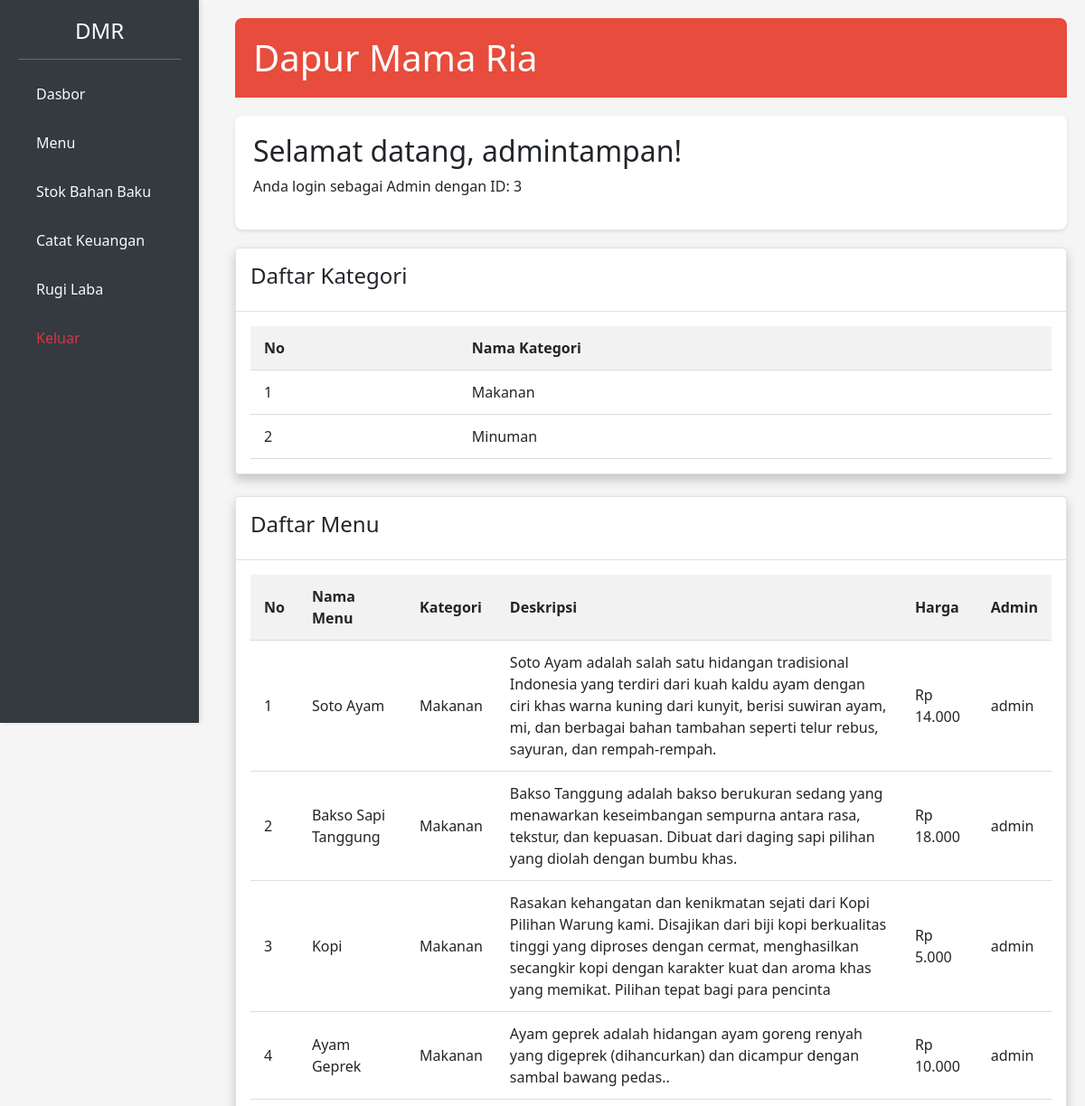
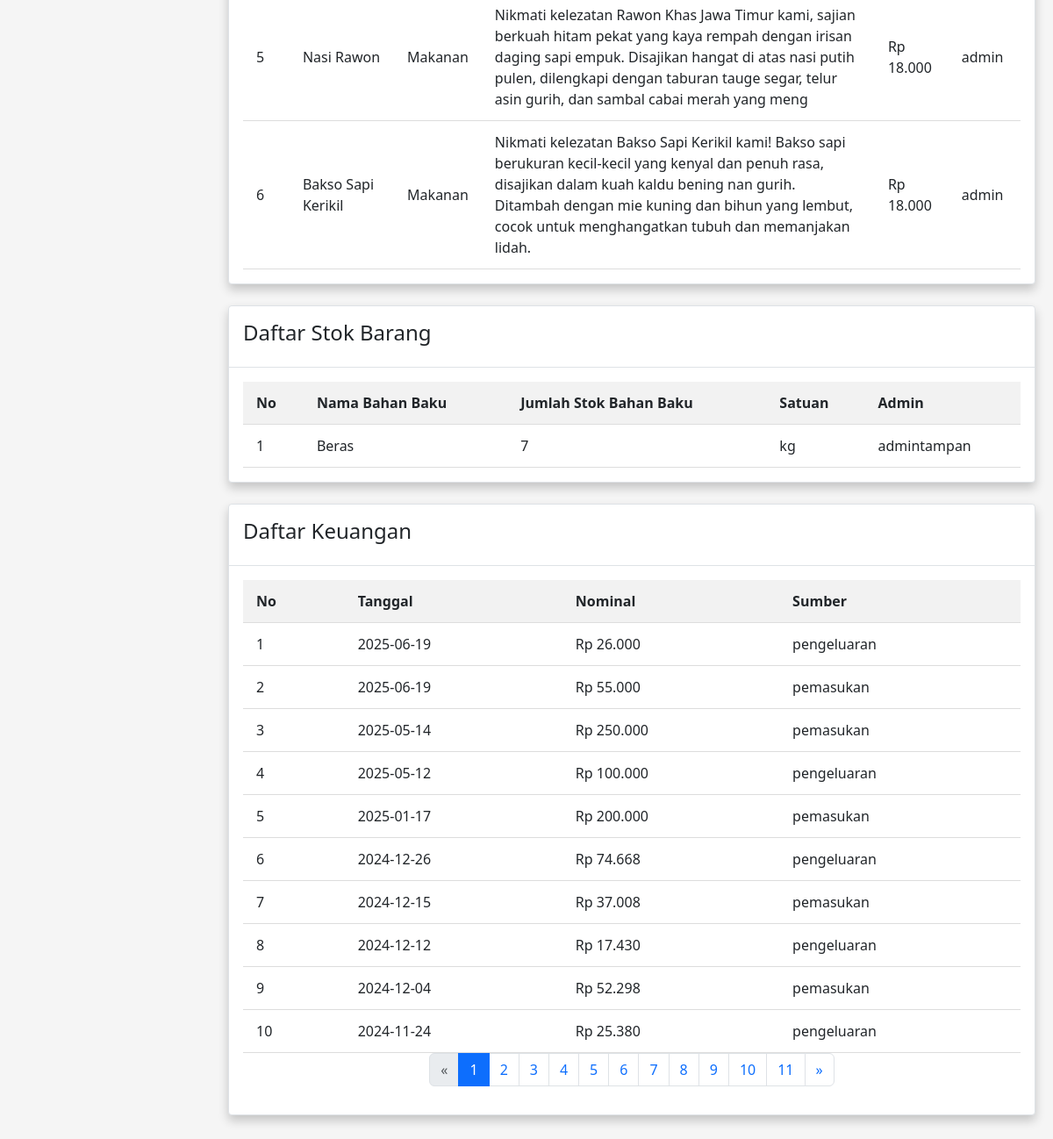
Screenshot of /Dapur/admin-page/pages/dashboard.php (signed in) with the database file from the repository (2 pictures, top to bottom).
### tables this page shows
CREATE TABLE `kategori` (
  `id` int(11) NOT NULL,
  `nama` enum('Makanan','Minuman') DEFAULT NULL
);

CREATE TABLE `menu` (
  `id` int(11) NOT NULL,
  `admin_id` int(11) NOT NULL,
  `nama_menu` varchar(255) NOT NULL,
  `kategori_id` int(11) NOT NULL,
  `deskripsi` varchar(255) NOT NULL,
  `harga` int(11) NOT NULL,
  `images` varchar(100) NOT NULL
);

CREATE TABLE `stok` (
  `id` int(11) NOT NULL,
  `admin_id` int(11) NOT NULL,
  `nama_barang` varchar(255) NOT NULL,
  `jumlah` int(11) NOT NULL,
  `satuan` enum('kg','buah','butir','gram','ml','liter') NOT NULL
);

CREATE TABLE `keuangan` (
  `id` int(11) NOT NULL,
  `admin_id` int(11) NOT NULL,
  `sumber` varchar(255) NOT NULL,
  `nominal` int(11) NOT NULL,
  `tanggal` date DEFAULT curdate()
);

### Dapur/admin-page/pages/dashboard.php (the view, shortened to what this page needs)
<?php
include "../includes/header.php";
include "../includes/sidebar.php";
include "../includes/footer.php";
$admin_id = $_SESSION['admin_id'];
$admin_nama = $_SESSION['admin_nama'];
$query_kategori_list = "SELECT * FROM kategori ORDER BY id ASC";
$result_kategori = mysqli_query($koneksi, $query_kategori_list);
function build_pagination_url($page_param, $page_value) {
    $params = $_GET;
    $params[$page_param] = $page_value;
    return '?' . http_build_query($params);
}
?>
<!DOCTYPE html>
<html lang="id">
<head>
    <link rel="stylesheet" href="../css/pt2.css">
</head>
<body>
    <div class="container">
        <div class="header">
            <h1>Dapur Mama Ria</h1>
        </div>
        <div class="welcome">
            <h2>Selamat datang, <?php echo htmlspecialchars($admin_nama); ?>!</h2>
            <p>Anda login sebagai Admin dengan ID: <?php echo $admin_id; ?></p>
        </div>
        <div class="card">
            <div class="card-header">
                <h4>Daftar Kategori</h4>
            </div>
            <div class="card-body">
                <div class="table-container">
                    <table>
                        <thead>
                            <tr>
                                <th>No</th>
                                <th>Nama Kategori</th>
                            </tr>
                        </thead>
                        <tbody>
                            <?php if(mysqli_num_rows($result_kategori) > 0): ?>
                                <?php $no = 1; ?>
                                <?php while($kategori = mysqli_fetch_assoc($result_kategori)): ?>
                                    <tr>
                                        <td><?php echo $no++; ?></td>
                                        <td><?php echo htmlspecialchars($kategori['nama']); ?></td>
                                    </tr>
                                <?php endwhile; ?>
                            <?php else: ?>
                                <tr>
                                    <td colspan="2">Belum ada kategori yang ditambahkan</td>
                                </tr>
                            <?php endif; ?>
                        </tbody>
                    </table>
                </div>
            </div>
        </div>
        <div class="card">
            <div class="card-header">
                <h4>Daftar Menu</h4>
            </div>
            <div class="card-body">
                <?php
                    $page_menu = isset($_GET['menu_page']) ? max(1, (int)$_GET['menu_page']) : 1;
                    $limit_menu = 10;
                    $offset_menu = ($page_menu - 1) * $limit_menu;
                    $query_menu = "SELECT menu.*, kategori.nama as nama_kategori
                                   FROM menu
                                   LEFT JOIN kategori ON menu.kategori_id = kategori.id
                                   ORDER BY menu.id ASC
                                   LIMIT $limit_menu OFFSET $offset_menu";
                    $result_menu = mysqli_query($koneksi, $query_menu);
                ?>
                <div class="table-container">
                    <table>
                        <thead>
                            <tr>
                                <th>No</th>
                                <th>Nama Menu</th>
                                <th>Kategori</th>
                                <th>Deskripsi</th>
                                <th>Harga</th>
                                <th>Admin</th>
                            </tr>
                        </thead>
                        <tbody>
                            <?php if(mysqli_num_rows($result_menu) > 0): ?>
                                <?php $no = ($page_menu - 1) * $limit_menu + 1; ?>
                                <?php while($menu = mysqli_fetch_assoc($result_menu)): ?>
                                    <tr>
                                        <td><?php echo $no++; ?></td>
                                        <td><?php echo htmlspecialchars($menu['nama_menu']); ?></td>
                                        <td><?php echo htmlspecialchars($menu['nama_kategori']); ?></td>
                                        <td><?php echo htmlspecialchars($menu['deskripsi']); ?></td>
                                        <td>Rp <?php echo number_format($menu['harga'], 0, ',', '.'); ?></td>
                                        <td>
                                            <?php
                                            $admin_query = mysqli_query($koneksi, "SELECT nama FROM admin WHERE id = '{$menu['admin_id']}'");
                                            if($admin_data = mysqli_fetch_assoc($admin_query)) {
                                                echo htmlspecialchars($admin_data['nama']);
                                            } else {
                                                echo "Admin tidak ditemukan";
                                            }
                                            ?>
                                        </td>
                                    </tr>
                                <?php endwhile; ?>
                            <?php else: ?>
                                <tr>
                                    <td colspan="6">Belum ada menu yang ditambahkan</td>
                                </tr>
                            <?php endif; ?>
                        </tbody>
                    </table>
                </div>
            </div>
        </div>
        <div class="card">
            <div class="card-header">
                <h4>Daftar Stok Barang</h4>
            </div>
            <div class="card-body">
                <?php
                    $page_stok = isset($_GET['stok_page']) ? max(1, (int)$_GET['stok_page']) : 1;
                    $limit_stok = 10;
                    $offset_stok = ($page_stok - 1) * $limit_stok;
                    $query_stok = "SELECT * FROM stok ORDER BY id ASC LIMIT $limit_stok OFFSET $offset_stok";
                    $result_stok = mysqli_query($koneksi, $query_stok);
                ?>
                <div class="table-container">
                    <table>
                        <thead>
                            <tr>
                                <th>No</th>
                                <th>Nama Bahan Baku</th>
                                <th>Jumlah Stok Bahan Baku</th>
                                <th>Satuan</th>
                                <th>Admin</th>
                            </tr>
                        </thead>
                        <tbody>
                            <?php if(mysqli_num_rows($result_stok) > 0): ?>
                                <?php $no = ($page_stok - 1) * $limit_stok + 1; ?>
                                <?php while($stok = mysqli_fetch_assoc($result_stok)): ?>
                                    <tr>
                                        <td><?php echo $no++; ?></td>
                                        <td><?php echo htmlspecialchars($stok['nama_barang']); ?></td>
                                        <td><?php echo htmlspecialchars($stok['jumlah']); ?></td>
                                        <td><?php echo htmlspecialchars($stok['satuan']); ?></td>
                                        <td>
                                            <?php
                                            $admin_query = mysqli_query($koneksi, "SELECT nama FROM admin WHERE id = '{$stok['admin_id']}'");
                                            if($admin_data = mysqli_fetch_assoc($admin_query)) {
                                                echo htmlspecialchars($admin_data['nama']);
                                            } else {
                                                echo "Admin tidak ditemukan";
                                            }
                                            ?>
                                        </td>
                                    </tr>
                                <?php endwhile; ?>
                            <?php else: ?>
                                <tr>
                                    <td colspan="5">Belum ada stok yang ditambahkan</td>
                                </tr>
                            <?php endif; ?>
                        </tbody>
                    </table>
                </div>
            </div>
        </div>
        <div class="card">
            <div class="card-header">
                <h4>Daftar Keuangan</h4>
            </div>
            <div class="card-body">
                <?php
                    $page_keuangan = isset($_GET['keuangan_page']) ? max(1, (int)$_GET['keuangan_page']) : 1;
                    $limit_keuangan = 10;
                    $offset_keuangan = ($page_keuangan - 1) * $limit_keuangan;
                    $query_total_keuangan = "SELECT COUNT(*) as total FROM keuangan";
                    $result_total_keuangan = mysqli_query($koneksi, $query_total_keuangan);
                    $row_total_keuangan = mysqli_fetch_assoc($result_total_keuangan);
                    $total_data_keuangan = $row_total_keuangan['total'];
                    $total_pages_keuangan = ceil($total_data_keuangan / $limit_keuangan);
                    $query_keuangan = "SELECT * FROM keuangan ORDER BY tanggal DESC, id DESC LIMIT $limit_keuangan OFFSET $offset_keuangan";
                    $result_keuangan = mysqli_query($koneksi, $query_keuangan);
                ?>
                <div class="table-container">
                    <table>
                        <thead>
                            <tr>
                                <th>No</th>
                                <th>Tanggal</th>
                                <th>Nominal</th>
                                <th>Sumber</th>
                            </tr>
                        </thead>
                        <tbody>
                            <?php if(mysqli_num_rows($result_keuangan) > 0): ?>
                                <?php $no = ($page_keuangan - 1) * $limit_keuangan + 1; ?>
                                <?php while($keuangan = mysqli_fetch_assoc($result_keuangan)): ?>
                                    <tr>
                                        <td><?php echo $no++; ?></td>
                                        <td><?php echo htmlspecialchars($keuangan['tanggal']); ?></td>
                                        <td>Rp <?php echo number_format($keuangan['nominal'], 0, ',', '.'); ?></td>
                                        <td><?php echo htmlspecialchars($keuangan['sumber']); ?></td>
                                    </tr>
                                <?php endwhile; ?>
                            <?php else: ?>
                                <tr>
                                    <td colspan="4">Belum ada data keuangan yang ditambahkan</td>
                                </tr>
                            <?php endif; ?>
                        </tbody>
                    </table>
                </div>
                <?php if($total_pages_keuangan > 1): ?>
                <nav aria-label="Keuangan navigation">
                    <ul class="pagination justify-content-center">
                        <li class="page-item <?= ($page_keuangan <= 1) ? 'disabled' : '' ?>">
                            <a class="page-link" href="<?= build_pagination_url('keuangan_page', max(1, $page_keuangan - 1)) ?>">&laquo;</a>
                        </li>
                        <?php for ($i = 1; $i <= $total_pages_keuangan; $i++): ?>
                            <li class="page-item <?= ($i == $page_keuangan) ? 'active' : '' ?>">
                                <a class="page-link" href="<?= build_pagination_url('keuangan_page', $i) ?>"><?= $i; ?></a>
                            </li>
                        <?php endfor; ?>
                        <li class="page-item <?= ($page_keuangan >= $total_pages_keuangan) ? 'disabled' : '' ?>">
                            <a class="page-link" href="<?= build_pagination_url('keuangan_page', min($total_pages_keuangan, $page_keuangan + 1)) ?>">&raquo;</a>
                        </li>
                    </ul>
                </nav>
                <?php endif; ?>
            </div>
        </div>
    </div>
</body>
</html>

### Dapur/admin-page/includes/header.php (shortened to what this page needs)
<!DOCTYPE html>
<html lang="id">
<head>
  <link href="https://cdn.jsdelivr.net/npm/bootstrap@5.3.2/dist/css/bootstrap.min.css" rel="stylesheet">
</head>
<body>

### Dapur/admin-page/includes/sidebar.php
<head></head>
  <link rel="stylesheet" href="../css/pt2.css">
</head>
<div class="sidebar">
  <h4 class="text-center">DMR</h4>
  <hr>
  <a href="../pages/dashboard.php">Dasbor</a>
  <a href="../pages/menu.php">Menu</a>
  <a href="../pages/stok.php">Stok Bahan Baku</a>
  <a href="../pages/TambahCatatanKeuangan.php">Catat Keuangan</a>
  <a href="../pages/LaporanKeuangan.php">Rugi Laba</a>
  <a href="../logout.php" class="text-danger">Keluar</a>
</div>

### Dapur/admin-page/includes/footer.php (shortened to what this page needs)
</body>
</html>

### Dapur/admin-page/css/pt2.css (style rules this page uses)
body { font-family: 'Segoe UI', Tahoma, Geneva, Verdana, sans-serif; background-color: #f5f5f5; margin: 0; padding: 0; }
.container { width: 90%; max-width: 1200px; margin: 0 auto; margin-left: 240px; padding: 20px; }
.header { background-color: #e74c3c; color: white; padding: 20px; border-radius: 8px 8px 0 0; display: flex; justify-content: space-between; align-items: center; margin-bottom: 20px; }
.header h1 { margin: 0; }
.welcome { background-color: white; padding: 20px; border-radius: 8px; box-shadow: 0 2px 4px rgba(0, 0, 0, 0.1); margin-bottom: 20px; }
.card { background-color: #fff; border: 1px solid #dee2e6; border-radius: 0.25rem; padding: 0; margin-bottom: 1.5rem; box-shadow: 0 6px 12px rgba(0, 0, 0, 0.2); }
.card-header { background-color: #fff; padding: 1rem; font-weight: 600; font-size: 1rem; border-bottom: 1px solid #dee2e6; }
.card-body { padding: 1rem; }
.table-container { overflow-x: auto; }
table { width: 100%; border-collapse: collapse; }
table th, table td { padding: 12px 15px; text-align: left; border-bottom: 1px solid #ddd; }
table th { background-color: #f2f2f2; }
.sidebar { position: fixed; top: 0; left: 0; width: 220px; height: 100vh; background-color: #343a40; color: #fff; padding: 20px; box-shadow: 2px 0 5px rgba(0,0,0,0.1); overflow-y: auto; z-index: 1000; }
.sidebar a { display: block; margin: 10px 0; color: #f8f9fa; text-decoration: none; transition: background-color 0.2s, padding-left 0.2s; }
.sidebar a.text-danger { color: #ff4d4f; }

### Dapur/admin-page/includes/header.php (style rules this page uses)
body { display: flex; min-height: 100vh; overflow-x: hidden; }
.sidebar { width: 250px; background-color: #343a40; color: #fff; padding-top: 20px; }
.sidebar a { color: #fff; text-decoration: none; display: block; padding: 10px 20px; }

### rows the page displays
kategori: nama "Makanan"
kategori: nama "Minuman"
menu: nama_menu "Soto Ayam", kategori.nama "Makanan", deskripsi "Soto Ayam adalah salah satu hidangan tradisional Indonesia yang terdiri dari kuah kaldu ayam dengan ciri khas warna kuning dari kunyit, berisi suwiran ayam, mi, dan berbagai bahan tambahan seperti telur rebus, sayuran, dan rempah-rempah.", harga "14.000", admin.nama "admin"
menu: nama_menu "Bakso Sapi Tanggung", kategori.nama "Makanan", deskripsi "Bakso Tanggung adalah bakso berukuran sedang yang menawarkan keseimbangan sempurna antara rasa, tekstur, dan kepuasan. Dibuat dari daging sapi pilihan yang diolah dengan bumbu khas.", harga "18.000", admin.nama "admin"
menu: nama_menu "Kopi", kategori.nama "Makanan", deskripsi "Rasakan kehangatan dan kenikmatan sejati dari Kopi Pilihan Warung kami. Disajikan dari biji kopi berkualitas tinggi yang diproses dengan cermat, menghasilkan secangkir kopi dengan karakter kuat dan aroma khas yang memikat. Pilihan tepat bagi para pencinta", harga "5.000", admin.nama "admin"
menu: nama_menu "Ayam Geprek", kategori.nama "Makanan", deskripsi "Ayam geprek adalah hidangan ayam goreng renyah yang digeprek (dihancurkan) dan dicampur dengan sambal bawang pedas..", harga "10.000", admin.nama "admin"
menu: nama_menu "Nasi Rawon", kategori.nama "Makanan", deskripsi "Nikmati kelezatan Rawon Khas Jawa Timur kami, sajian berkuah hitam pekat yang kaya rempah dengan irisan daging sapi empuk. Disajikan hangat di atas nasi putih pulen, dilengkapi dengan taburan tauge segar, telur asin gurih, dan sambal cabai merah yang meng", harga "18.000", admin.nama "admin"
menu: nama_menu "Bakso Sapi Kerikil", kategori.nama "Makanan", deskripsi "Nikmati kelezatan Bakso Sapi Kerikil kami! Bakso sapi berukuran kecil-kecil yang kenyal dan penuh rasa, disajikan dalam kuah kaldu bening nan gurih. Ditambah dengan mie kuning dan bihun yang lembut, cocok untuk menghangatkan tubuh dan memanjakan lidah.", harga "18.000", admin.nama "admin"
stok: nama_barang "Beras", jumlah "7", satuan "kg", admin.nama "admintampan"
keuangan: tanggal "2025-06-19", nominal "26.000", sumber "pengeluaran"
keuangan: tanggal "2025-06-19", nominal "55.000", sumber "pemasukan"
keuangan: tanggal "2025-05-14", nominal "250.000", sumber "pemasukan"
keuangan: tanggal "2025-05-12", nominal "100.000", sumber "pengeluaran"
keuangan: tanggal "2025-01-17", nominal "200.000", sumber "pemasukan"
keuangan: tanggal "2024-12-26", nominal "74.668", sumber "pengeluaran"
keuangan: tanggal "2024-12-15", nominal "37.008", sumber "pemasukan"
keuangan: tanggal "2024-12-12", nominal "17.430", sumber "pengeluaran"
keuangan: tanggal "2024-12-04", nominal "52.298", sumber "pemasukan"
keuangan: tanggal "2024-11-24", nominal "25.380", sumber "pengeluaran"

### other values shown
$admin_nama "admintampan"
$admin_id "3"
